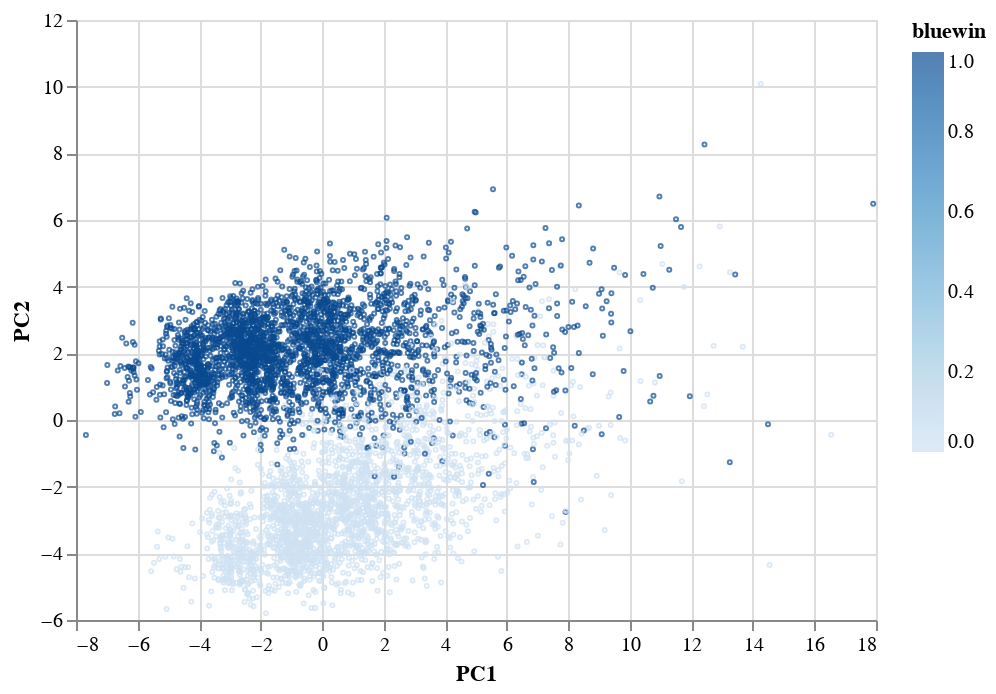

This figure's notebook cell:
### Code cell
pca = PCA(n_components=2)
principalcomponents = pca.fit_transform(x)
pcs = pd.DataFrame(data=principalcomponents, columns=['PC1', 'PC2'])

pcs = pd.concat([pcs, y], axis=1)
alt.Chart(pcs.sample(5000)).mark_point(size=1).encode(x='PC1', y='PC2', color='bluewin')

### Figure 1 — Vega-Lite specification as saved in the notebook (floating-point values rounded to 4 significant figures; data arrays with more than 128 entries replaced by an {"elided": "..."} marker saying what was removed)
{"config": {"view": {"continuousWidth": 400, "continuousHeight": 300}}, "data": {"name": "data-ab6c3949e852a0adb004072167fb5985"}, "mark": {"type": "point", "size": 1}, "encoding": {"color": {"type": "quantitative", "field": "bluewin"}, "x": {"type": "quantitative", "field": "PC1"}, "y": {"type": "quantitative", "field": "PC2"}}, "$schema": "https://vega.github.io/schema/vega-lite/v4.8.1.json", "datasets": {"data-ab6c3949e852a0adb004072167fb5985": {"elided": "5000 records"}}}
